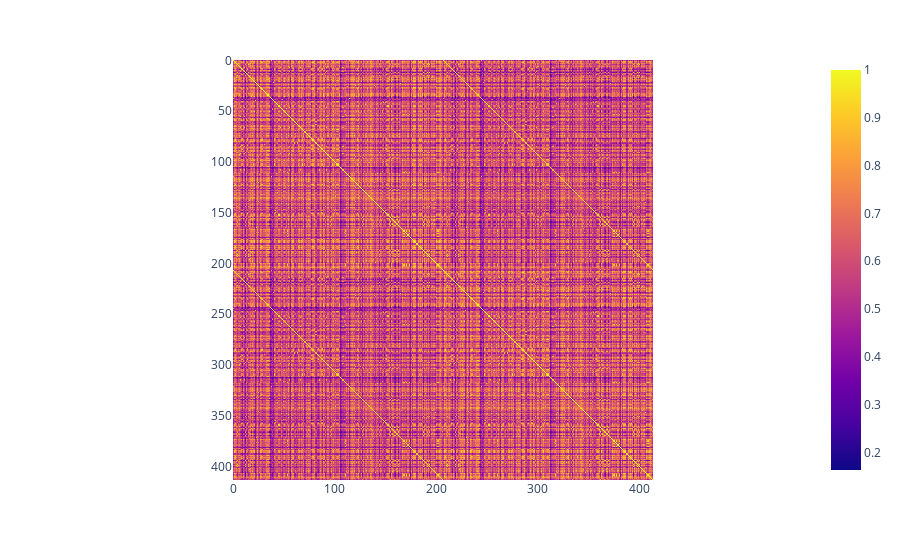

Notebook code for this chart:
### Code cell
px.imshow(matrix)

### Figure 1 — Plotly figure (JSON) as saved in the notebook; plotly's stock layout.template omitted (floating-point values rounded to 4 significant figures; data arrays with more than 128 entries replaced by an {"elided": "..."} marker saying what was removed)
{"data": [{"coloraxis": "coloraxis", "hovertemplate": "x: %{x}<br>y: %{y}<br>color: %{z}<extra></extra>", "name": "0", "type": "heatmap", "xaxis": "x", "yaxis": "y", "z": {"elided": "414x414 float values"}}], "layout": {"coloraxis": {"colorscale": [[0, "#0d0887"], [0.1111, "#46039f"], [0.2222, "#7201a8"], [0.3333, "#9c179e"], [0.4444, "#bd3786"], [0.5556, "#d8576b"], [0.6667, "#ed7953"], [0.7778, "#fb9f3a"], [0.8889, "#fdca26"], [1, "#f0f921"]]}, "margin": {"t": 60}, "xaxis": {"anchor": "y", "constrain": "domain", "domain": [0, 1], "scaleanchor": "y"}, "yaxis": {"anchor": "x", "autorange": "reversed", "constrain": "domain", "domain": [0, 1]}}}
